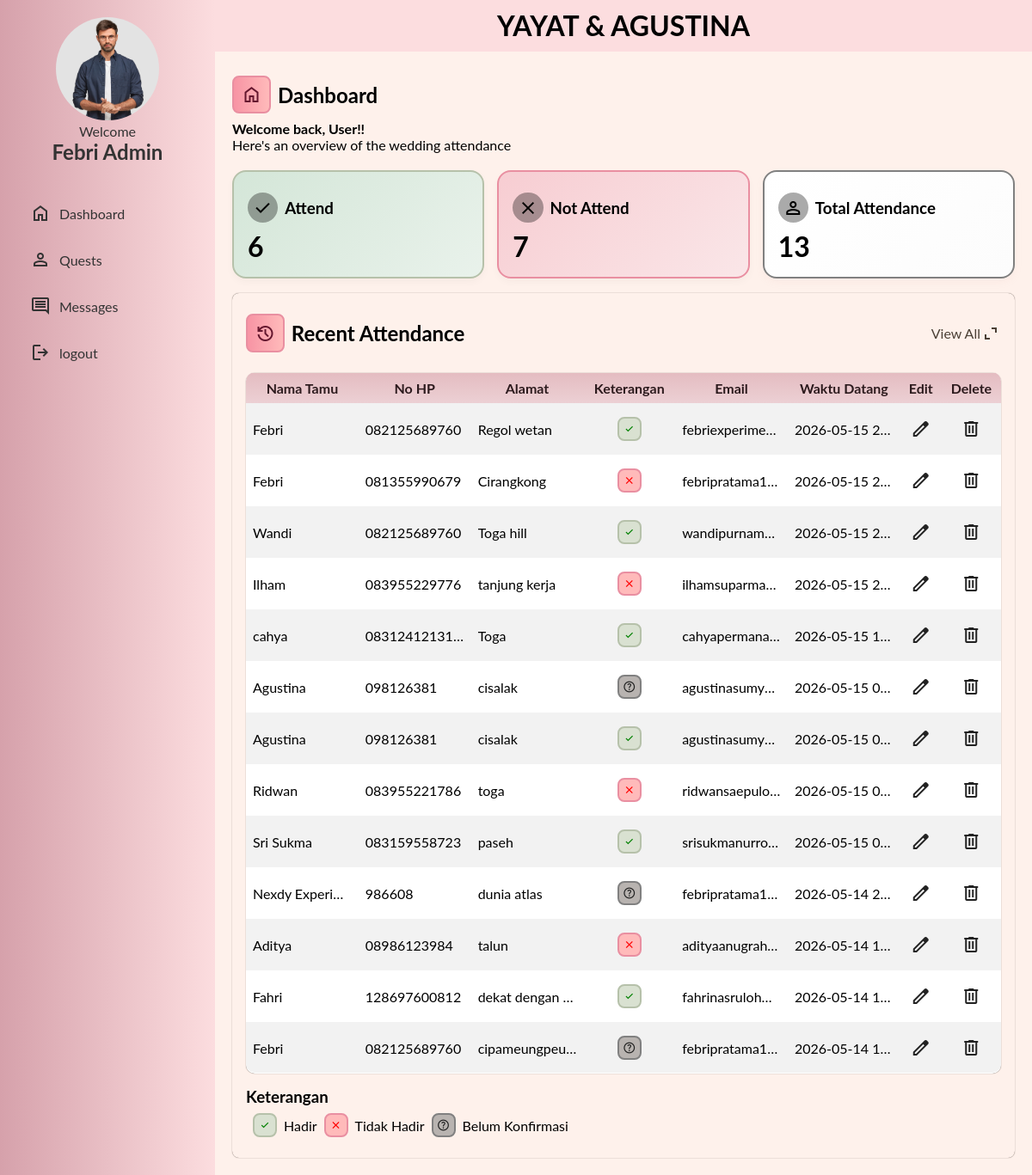
The page /project-guestbook/dashboard.php (signed in) on the database its author committed.
### tables this page shows
CREATE TABLE `tamu` (
  `id_tamu` varchar(20) NOT NULL,
  `nama_tamu` varchar(100) DEFAULT NULL,
  `no_hp` varchar(16) DEFAULT NULL,
  `alamat` text,
  `ucapan` text,
  `keterangan` enum('hadir','tidak_hadir','belum_konfirmasi') DEFAULT NULL,
  `email` varchar(100) DEFAULT NULL,
  `waktu_datang` datetime NOT NULL
);

### project-guestbook/app/koneksi.php (called while the page is built, shortened)
<?php
$tb_tamu = "tamu";

### project-guestbook/dashboard.php (the view, shortened to what this page needs)
<?php
include 'app/koneksi.php';
$d_hadir = mysqli_fetch_assoc(mysqli_query($koneksi, "SELECT COUNT(*) as total FROM tamu WHERE keterangan='hadir'"));
$total_hadir = $d_hadir['total'];
$d_tidak = mysqli_fetch_assoc(mysqli_query($koneksi, "SELECT COUNT(*) as total FROM tamu WHERE keterangan='tidak_hadir' or keterangan='belum_konfirmasi'"));
$total_tidak = $d_tidak['total'];
$d_total = mysqli_fetch_assoc(mysqli_query($koneksi, "SELECT COUNT(*) as total FROM tamu"));
$total_semua = $d_total['total'];
?>
<!doctype html>
<html lang="en">
  <head>
    <link rel="stylesheet" href="https://cdnjs.cloudflare.com/ajax/libs/animate.css/4.1.1/animate.min.css" />
    <link href="https://unpkg.com/aos@2.3.1/dist/aos.css" rel="stylesheet">
  </head>
  <body>
    <main class="dashboard-container">
      <div class="dashboard-header">
      </div>
      <div class="dashboard-navbar" id="sidebar">
        <?php include "layout/navbar.php"?>
      </div>
      <div class="dashboard-content">
        <div class="content">
          <div class="icon " data-aos="fade-right" data-aos-duration="1000" >
              <span class="material-symbols-outlined icon-box">home</span>
              <h2 data-aos="fade-right">Dashboard</h2>
          </div>
          <h4 data-aos="fade-right" data-aos-duration="800" >Welcome back, User!!</h4>
          <p data-aos="fade-right" data-aos-duration="800" >Here's an overview of the wedding attendance</p>
          <div class="card-container" data-aos="fade-up">
            <div class="rectangle rectangle-green"  data-aos-duration="1000" data-aos-anchor-placement="center-center">
              <div class="card-title">
                <div class="icon">
                  <span class="material-symbols-outlined icon-circle">check</span>
                  <h3>Attend</h3>
                </div>
                <h1><?= $total_hadir; ?></h1>
              </div>
            </div>
            <div class="rectangle rectangle-red"  data-aos-duration="1000" data-aos-anchor-placement="center-center">
              <div class="card-title">
                <div class="icon">
                  <span class="material-symbols-outlined icon-circle">close</span>
                  <h3>Not Attend</h3>
                </div>
                <h1><?= $total_tidak; ?></h1>
              </div>
            </div>
            <div class="rectangle rectangle-gray"  data-aos-duration="1000" data-aos-anchor-placement="center-center">
              <div class="card-title">
                <div class="icon">
                  <span class="material-symbols-outlined icon-circle">person</span>
                  <h3>Total Attendance</h3>
                </div>
                <h1><?= $total_semua; ?></h1>
              </div>
            </div>
          </div>
          <div class="attendance" data-aos="fade-up" data-aos-duration="1000">
              <div class="attendance-header">
              <div class="icon">
                  <span class="material-symbols-outlined icon-box">history</span>
                  <h2>Recent Attendance</h2>
              </div>
              <a href="view.php">View All<span class="material-symbols-outlined">expand_content</span></a>
            </div>
            <div class="list-attendance">
              <table >
                <tr>
                  <th>Nama Tamu</th>
                  <th>No HP</th>
                  <th>Alamat</th>
                  <th>Keterangan</th>
                  <th>Email</th>
                  <th>Waktu Datang</th>
                  <th>Edit</th>
                  <th>Delete</th>
                </tr>
                <?php
                  $query = mysqli_query($koneksi, "SELECT * FROM $tb_tamu ORDER BY waktu_datang DESC");
                  while ($data = mysqli_fetch_array($query)) {
                    $status =  $data['keterangan'];
                    $value = $status === 'hadir' ? 'Check' : ($status === 'tidak_hadir' ? 'Close' : 'Help');
                    echo "<tr>";
                    echo "<td>" . $data['nama_tamu'] . "</td>";
                    echo "<td>" . $data['no_hp'] . "</td>";
                    echo "<td>" . $data['alamat'] . "</td>";
                    echo "<td class=\"text-center\"> <div class=\"material-symbols-outlined status-icon\"> $value </div> </td>";
                    echo "<td>" . $data['email'] . "</td>";
                    echo "<td>" . $data['waktu_datang'] . "</td>";
                    echo "<td> <a href='edit.php?id=" . $data['id_tamu'] .
                    "'class='icon-edit'  style='display: flex; justify-content: center;'>
                    <span class='material-symbols-outlined icon'>edit</span>
                    </a>
                    </td>";
                    echo "<td> <a href='app/crud.php?id=" . $data['id_tamu'] . "'class='icon-edit btn-delete'  style='display: flex; justify-content: center;'>
                    <span class='material-symbols-outlined icon'>delete</span>
                    </a>
                    </td>";
                  }
                  ?>
              </table>
            </div>
            <h3>Keterangan</h3>
            <div class="item-keterangan">
              <div class="material-symbols-outlined status-icon">Check</div>
              <p>Hadir</p>
              <div class="material-symbols-outlined status-icon">Close</div>
              <p>Tidak Hadir</p>
              <div class="material-symbols-outlined status-icon">Help</div>
              <p>Belum Konfirmasi</p>
            </div>
          </div>
        </div>
      </div>
    </main>
  </body>
</html>

### rows shown on the page
tamu: nama_tamu "Febri", no_hp "082125689760", alamat "Regol wetan", email "febriexperime…", waktu_datang "2026-05-15 2…"
tamu: nama_tamu "Febri", no_hp "081355990679", alamat "Cirangkong", email "febripratama1…", waktu_datang "2026-05-15 2…"
tamu: nama_tamu "Wandi", no_hp "082125689760", alamat "Toga hill", email "wandipurnam…", waktu_datang "2026-05-15 2…"
tamu: nama_tamu "Ilham", no_hp "083955229776", alamat "tanjung kerja", email "ilhamsuparma…", waktu_datang "2026-05-15 2…"
tamu: nama_tamu "cahya", no_hp "08312412131…", alamat "Toga", email "cahyapermana…", waktu_datang "2026-05-15 1…"
tamu: nama_tamu "Agustina", no_hp "098126381", alamat "cisalak", email "agustinasumy…", waktu_datang "2026-05-15 0…"
tamu: nama_tamu "Agustina", no_hp "098126381", alamat "cisalak", email "agustinasumy…", waktu_datang "2026-05-15 0…"
tamu: nama_tamu "Ridwan", no_hp "083955221786", alamat "toga", email "ridwansaepulo…", waktu_datang "2026-05-15 0…"
tamu: nama_tamu "Sri Sukma", no_hp "083159558723", alamat "paseh", email "srisukmanurro…", waktu_datang "2026-05-15 0…"
tamu: nama_tamu "Nexdy Experi…", no_hp "986608", alamat "dunia atlas", email "febripratama1…", waktu_datang "2026-05-14 2…"
tamu: nama_tamu "Aditya", no_hp "08986123984", alamat "talun", email "adityaanugrah…", waktu_datang "2026-05-14 1…"
tamu: nama_tamu "Fahri", no_hp "128697600812", alamat "dekat dengan…", email "fahrinasruloh…", waktu_datang "2026-05-14 1…"
tamu: nama_tamu "Febri", no_hp "082125689760", alamat "cipameungpeu…", email "febripratama1…", waktu_datang "2026-05-14 1…"

### other values the page prints
$_SESSION['username'] "Febri Admin"
$total_hadir "6"
$total_tidak "7"
$total_semua "13"
